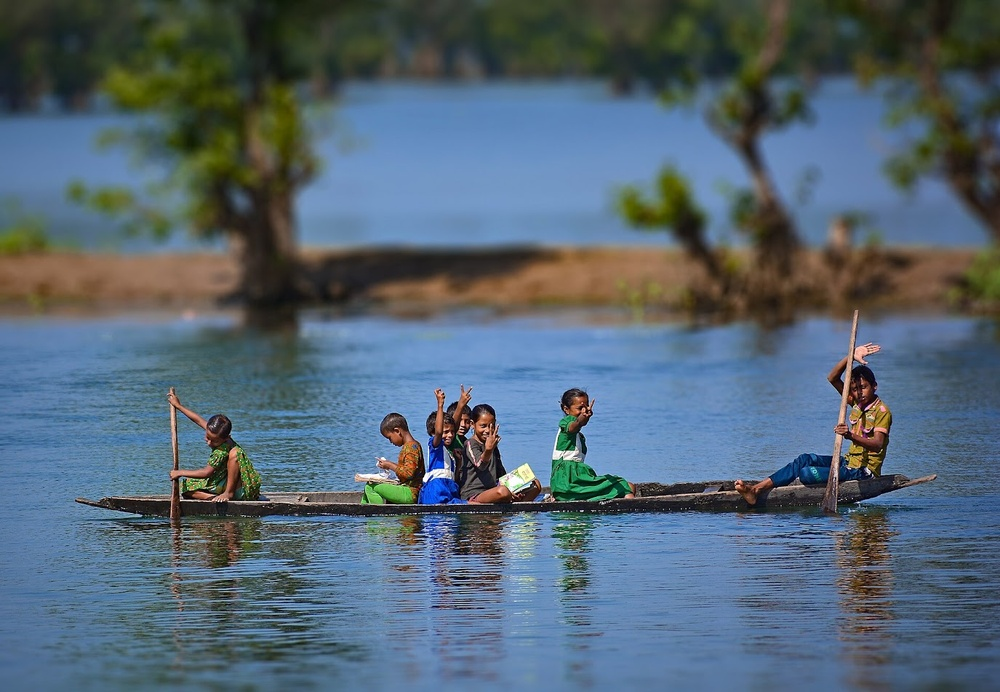
#> input picture boat.jpg, 1000 x 692 px, shrunk from 1375 x 951 before the run, found by its file name
$ python assignmentlab02.py
#> lines starting #> are read from the running program, lines starting #| are printed output that depends on the picture
import cv2
import numpy as np
import matplotlib.pyplot as plt
import os

#function to calculate histogram for a single chnanel
def calculate_histogram(channel):
    if channel is None:
        raise ValueError("Input channel is empty.")

    if len(channel.shape) != 2:
        raise ValueError("The input must be a single 2D channel.")

    image_height, image_width = channel.shape

    histogram = np.zeros(
        256,
        dtype=np.int64
    )

    # Count every intensity value manually
    for i in range(image_height):
        for j in range(image_width):

            intensity = int(channel[i, j])
            histogram[intensity] += 1

    return histogram


def calculate_pdf(histogram, total_pixels):


    if total_pixels <= 0:
        raise ValueError("Total number of pixels must be positive.")

    pdf = np.zeros(
        256,
        dtype=np.float64
    )

    for intensity in range(256):
        pdf[intensity] = (
            histogram[intensity] / total_pixels
        )

    return pdf


def calculate_cdf(pdf):


    cdf = np.zeros(
        256,
        dtype=np.float64
    )

    cumulative_probability = 0.0

    for intensity in range(256):

        cumulative_probability += pdf[intensity]
        cdf[intensity] = cumulative_probability

    return cdf


def create_equalization_map(cdf):
    """
    Create the histogram-equalization lookup table manually.

    Formula:
        new_intensity =
            round(
                ((CDF - CDF_min) / (1 - CDF_min)) * 255
            )
    """

    equalization_map = np.zeros(
        256,
        dtype=np.uint8
    )

    # Find the first non-zero CDF value manually
    cdf_min = 0.0

    for intensity in range(256):
        if cdf[intensity] > 0:
            cdf_min = cdf[intensity]
            break

    denominator = 1.0 - cdf_min

    # A constant-valued image cannot be stretched normally
    if denominator <= 0:
        for intensity in range(256):
            equalization_map[intensity] = intensity

        return equalization_map

    for intensity in range(256):

        mapped_value = round(
            (
                (cdf[intensity] - cdf_min)
                / denominator
            ) * 255
        )

        # Keep the mapped value inside the valid 8-bit range
        if mapped_value < 0:
            mapped_value = 0

        elif mapped_value > 255:
            mapped_value = 255

        equalization_map[intensity] = mapped_value

    return equalization_map


def apply_equalization(channel, equalization_map):
    """
    Replace every pixel intensity manually using the lookup table.
    """

    image_height, image_width = channel.shape

    equalized_channel = np.zeros(
        (image_height, image_width),
        dtype=np.uint8
    )

    for i in range(image_height):
        for j in range(image_width):

            old_intensity = int(channel[i, j])

            equalized_channel[i, j] = (
                equalization_map[old_intensity]
            )

    return equalized_channel


def equalize_rgb_channels(image):

    if image is None:
        raise ValueError("Input image is empty.")

    if len(image.shape) != 3 or image.shape[2] != 3:
        raise ValueError(
            "The input must be a three-channel color image."
        )

    image_height, image_width, channels = image.shape
    total_pixels = image_height * image_width

    equalized_image = np.zeros(
        (
            image_height,
            image_width,
            channels
        ),
        dtype=np.uint8
    )

    original_histograms = []
    original_pdfs = []
    original_cdfs = []

    equalized_histograms = []
    equalized_pdfs = []
    equalized_cdfs = []

    # Process Blue, Green and Red separately
    for channel_index in range(channels):

        # Manually copy one channel
        channel = np.zeros(
            (image_height, image_width),
            dtype=np.uint8
        )

        for i in range(image_height):
            for j in range(image_width):
                channel[i, j] = image[
                    i,
                    j,
                    channel_index
                ]

        # Original statistics
        histogram = calculate_histogram(channel)

        pdf = calculate_pdf(
            histogram,
            total_pixels
        )

        cdf = calculate_cdf(pdf)

        # Create mapping and equalize the channel
        equalization_map = create_equalization_map(cdf)

        equalized_channel = apply_equalization(
            channel,
            equalization_map
        )

        # Manually place the equalized channel into the output image
        for i in range(image_height):
            for j in range(image_width):

                equalized_image[
                    i,
                    j,
                    channel_index
                ] = equalized_channel[i, j]

        # Equalized statistics
        equalized_histogram = calculate_histogram(
            equalized_channel
        )

        equalized_pdf = calculate_pdf(
            equalized_histogram,
            total_pixels
        )

        equalized_cdf = calculate_cdf(
            equalized_pdf
        )

        original_histograms.append(histogram)
        original_pdfs.append(pdf)
        original_cdfs.append(cdf)

        equalized_histograms.append(
            equalized_histogram
        )

        equalized_pdfs.append(
            equalized_pdf
        )

        equalized_cdfs.append(
            equalized_cdf
        )

    return (
        equalized_image,
        original_histograms,
        original_pdfs,
        original_cdfs,
        equalized_histograms,
        equalized_pdfs,
        equalized_cdfs
    )


def create_result_figure(
    original_image,
    equalized_image,
    original_pdfs,
    original_cdfs,
    equalized_pdfs,
    equalized_cdfs,
    output_path
):

    intensity_values = np.arange(256)

    # Stored list order is B, G, R
    blue_index = 0
    green_index = 1
    red_index = 2

    # OpenCV uses BGR, while Matplotlib expects RGB
    display_original = original_image[:, :, ::-1]
    display_equalized = equalized_image[:, :, ::-1]

    plt.figure(
        figsize=(18, 10)
    )

    # =====================================================
    # Row 1, Column 1: Original RGB image
    # =====================================================

    plt.subplot(2, 3, 1)

    plt.imshow(display_original)
    plt.title("Original RGB Image")
    plt.axis("off")

    # =====================================================
    # Row 1, Column 2: Original RGB PDFs
    # =====================================================

    plt.subplot(2, 3, 2)

    plt.plot(
        intensity_values,
        original_pdfs[red_index],
        color="red",
        label="Red"
    )

    plt.plot(
        intensity_values,
        original_pdfs[green_index],
        color="green",
        label="Green"
    )

    plt.plot(
        intensity_values,
        original_pdfs[blue_index],
        color="blue",
        label="Blue"
    )

    plt.title("Original RGB PDFs")
    plt.xlabel("Intensity")
    plt.ylabel("Probability")
    plt.xlim(0, 255)
    plt.legend()
    plt.grid(alpha=0.2)

    # =====================================================
    # Row 1, Column 3: Original RGB CDFs
    # =====================================================

    plt.subplot(2, 3, 3)

    plt.plot(
        intensity_values,
        original_cdfs[red_index],
        color="red",
        label="Red"
    )

    plt.plot(
        intensity_values,
        original_cdfs[green_index],
        color="green",
        label="Green"
    )

    plt.plot(
        intensity_values,
        original_cdfs[blue_index],
        color="blue",
        label="Blue"
    )

    plt.title("Original RGB CDFs")
    plt.xlabel("Intensity")
    plt.ylabel("Cumulative Probability")
    plt.xlim(0, 255)
    plt.ylim(0, 1.0)
    plt.legend()
    plt.grid(alpha=0.2)

    # =====================================================
    # Row 2, Column 1: Equalized RGB image
    # =====================================================

    plt.subplot(2, 3, 4)

    plt.imshow(display_equalized)
    plt.title("Per-Channel Equalized Image")
    plt.axis("off")

    # =====================================================
    # Row 2, Column 2: Equalized RGB PDFs
    # =====================================================

    plt.subplot(2, 3, 5)

    plt.plot(
        intensity_values,
        equalized_pdfs[red_index],
        color="red",
        label="Red"
    )

    plt.plot(
        intensity_values,
        equalized_pdfs[green_index],
        color="green",
        label="Green"
    )

    plt.plot(
        intensity_values,
        equalized_pdfs[blue_index],
        color="blue",
        label="Blue"
    )

    plt.title("Equalized RGB PDFs")
    plt.xlabel("Intensity")
    plt.ylabel("Probability")
    plt.xlim(0, 255)
    plt.legend()
    plt.grid(alpha=0.2)

    # =====================================================
    # Row 2, Column 3: Equalized RGB CDFs
    # =====================================================

    plt.subplot(2, 3, 6)

    plt.plot(
        intensity_values,
        equalized_cdfs[red_index],
        color="red",
        label="Red"
    )

    plt.plot(
        intensity_values,
        equalized_cdfs[green_index],
        color="green",
        label="Green"
    )

    plt.plot(
        intensity_values,
        equalized_cdfs[blue_index],
        color="blue",
        label="Blue"
    )

    plt.title("Equalized RGB CDFs")
    plt.xlabel("Intensity")
    plt.ylabel("Cumulative Probability")
    plt.xlim(0, 255)
    plt.ylim(0, 1.0)
    plt.legend()
    plt.grid(alpha=0.2)

    plt.tight_layout()

    plt.savefig(
        output_path,
        dpi=300,
        bbox_inches="tight"
    )

    plt.show()


# =====================================================
# Main program
# =====================================================


input_path = r"Inputs\boat.jpg"
output_folder = r"Outputs"

os.makedirs(
    output_folder,
    exist_ok=True
)

image = cv2.imread(
    input_path,
    cv2.IMREAD_COLOR
)
#> image is the input picture: shape (692, 1000, 3); mean B, G, R 115.9, 101.9, 84.4

if image is None:
    raise FileNotFoundError(
        f"Could not read image: {input_path}"
    )

print("Original image shape:")
print(image.shape)
#| (692, 1000, 3)

(
    equalized_image,
    original_histograms,
    original_pdfs,
    original_cdfs,
    equalized_histograms,
    equalized_pdfs,
    equalized_cdfs
) = equalize_rgb_channels(image)
#> after the loop in equalize_rgb_channels, `for channel_index in range(channels):`:
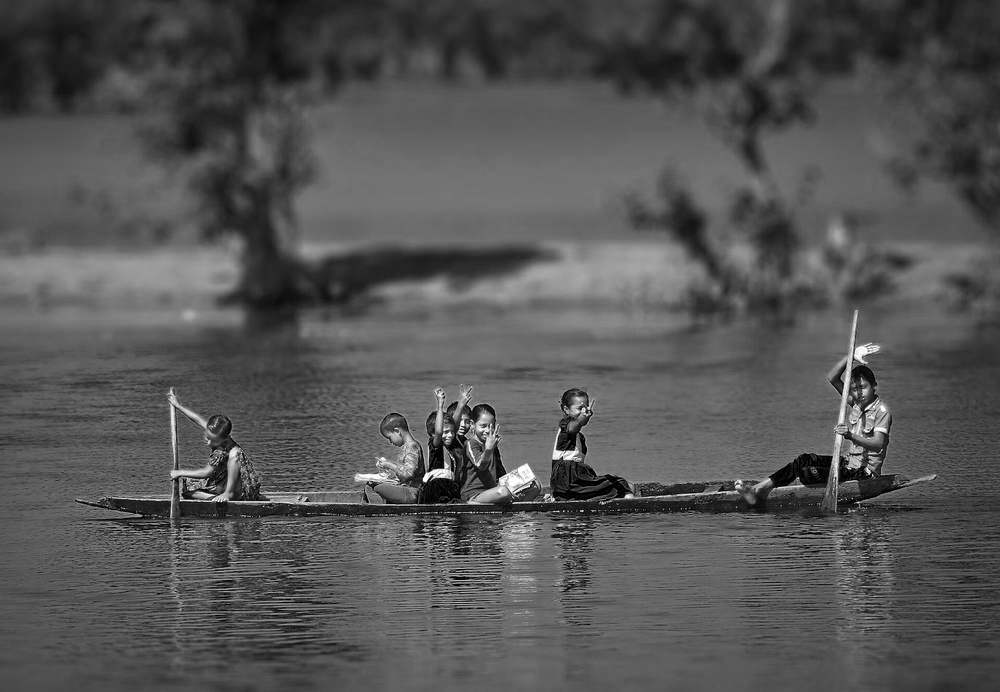
#> channel: shape (692, 1000); min 0, max 255, mean 84.4
#> after the loop in equalize_rgb_channels, `for channel_index in range(channels):`:
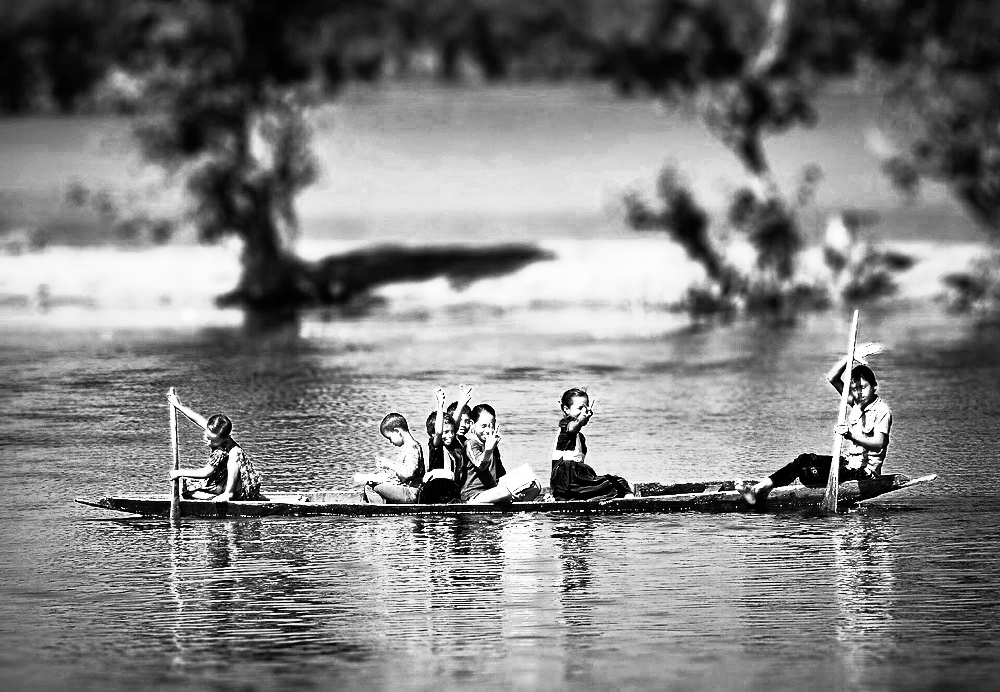
#> equalized_channel: shape (692, 1000); min 0, max 255, mean 128.5
#> after the loop in equalize_rgb_channels, `for channel_index in range(channels):`:
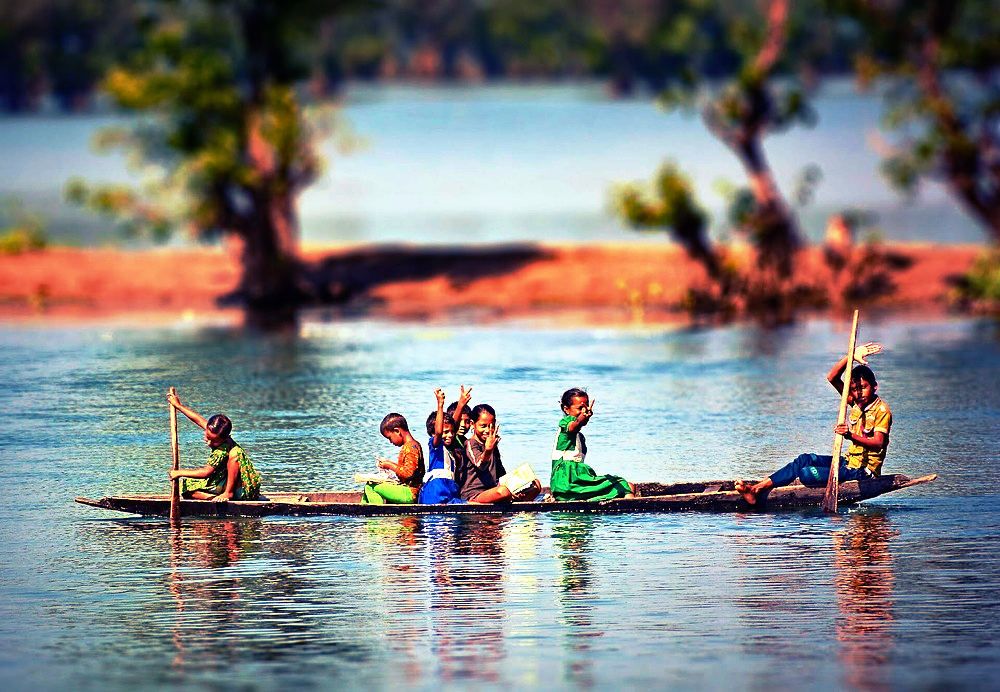
#> equalized_image: shape (692, 1000, 3); mean B, G, R 128, 128.5, 128.5
#> after the loop in equalize_rgb_channels, `for channel_index in range(channels):`: equalized_cdfs = 3 items
#> original_histograms = 3 items; original_pdfs = 3 items; original_cdfs = 3 items; equalized_histograms = 3 items; equalized_pdfs = 3 items; equalized_cdfs = 3 items

# Save the equalized RGB image
equalized_image_path = os.path.join(
    output_folder,
    "per_channel_equalized_rgb.png"
)

cv2.imwrite(
    equalized_image_path,
    equalized_image
)

# Save the complete 2 x 3 result figure
comparison_path = os.path.join(
    output_folder,
    "histogram_equalization_comparison.png"
)

create_result_figure(
    original_image=image,
    equalized_image=equalized_image,
    original_pdfs=original_pdfs,
    original_cdfs=original_cdfs,
    equalized_pdfs=equalized_pdfs,
    equalized_cdfs=equalized_cdfs,
    output_path=comparison_path
)
#> in create_result_figure, `plt.savefig( output_path, dpi=300, bbox_inches="tight" )`:
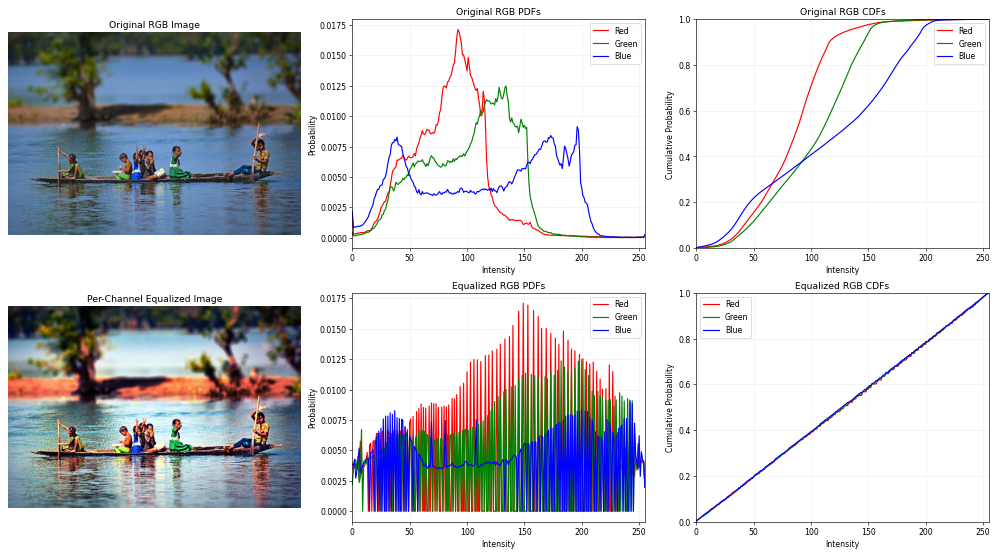
#> figure drawn by matplotlib, 6 panels; panel 2: curve peaks at x = 92, y = 0.0171; panel 2: curve peaks at x = 134, y = 0.0125; panel 2: curve peaks at x = 196, y = 0.00914; panel 3: curve peaks at x = 255, y = 1

print("\nEqualized RGB image saved to:")
print(equalized_image_path)

print("\nComplete comparison figure saved to:")
print(comparison_path)
